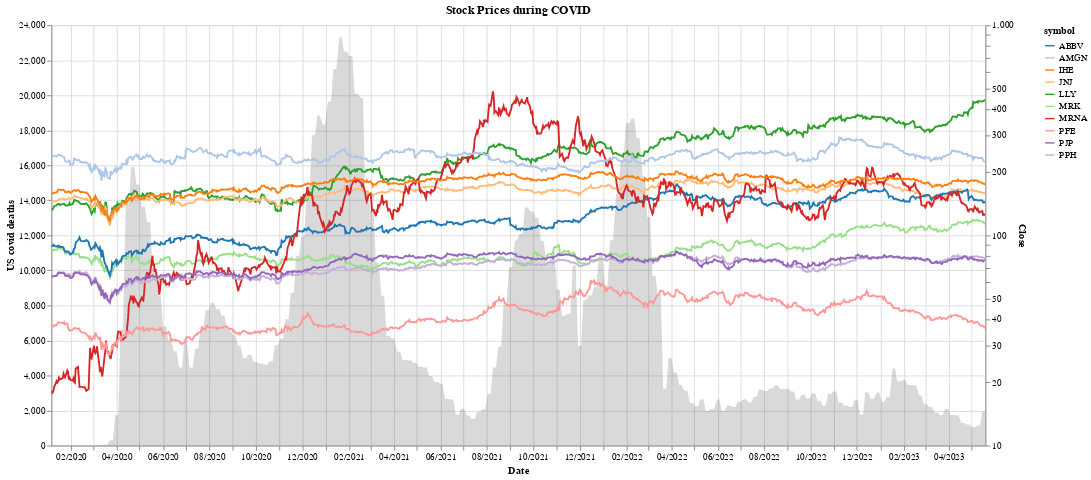

The code cell stored with this chart in its notebook:
### Code cell
stock_lines = None

# loop through each df in covid_dfs. for each one, plot their prices over time
for symbol in tickers:
    # create a line for each symbol with a unique color
    stock_line = alt.Chart(covid_dfs[f"{symbol}_df-covid"]).mark_line().encode(
        x=alt.X('Date:T', axis=alt.Axis(format='%m/%Y')),
        y=alt.Y('Close:Q').scale(type='log'),
        color=alt.Color('symbol:N', scale=alt.Scale(scheme='category20')),
        tooltip=[alt.Tooltip('symbol:N', title='Ticker'), alt.Tooltip('Date:T', title='Date'), alt.Tooltip('Close:Q', title='Closing Price'), alt.Tooltip('US covid deaths:Q', title='US COVID Deaths')]
    ).properties(
        title="Stock Prices during COVID",
        width=1000,
        height=450
    ).transform_calculate(
        symbol=f"'{symbol}'"  # pass the symbol value into the chart
    ).interactive()
    
    # place each new line chart on combined chart
    if stock_lines is None:
        stock_lines = stock_line
    else:
        stock_lines += stock_line

# create area chart for covid deaths (choose random df because they all have the same covid deaths)
covid_deaths_area = alt.Chart(covid_dfs['LLY_df-covid']).mark_area(color='black', opacity=0.15).encode(
    x=alt.X('Date:T', axis=alt.Axis(format='%m/%Y')),
    y=alt.Y('US covid deaths:Q'),
)

final_chart = alt.layer(covid_deaths_area, stock_lines).resolve_scale(y='independent')

final_chart

### Figure 1 — Vega-Lite specification as saved in the notebook (floating-point values rounded to 4 significant figures; data arrays with more than 128 entries replaced by an {"elided": "..."} marker saying what was removed)
{"config": {"view": {"continuousWidth": 300, "continuousHeight": 300}}, "layer": [{"data": {"name": "data-32844f36a24ea9a730c8f6c0e8e0ec06"}, "mark": {"type": "area", "color": "black", "opacity": 0.15}, "encoding": {"x": {"axis": {"format": "%m/%Y"}, "field": "Date", "type": "temporal"}, "y": {"field": "US covid deaths", "type": "quantitative"}}}, {"layer": [{"data": {"name": "data-32844f36a24ea9a730c8f6c0e8e0ec06"}, "mark": {"type": "line"}, "encoding": {"color": {"field": "symbol", "scale": {"scheme": "category20"}, "type": "nominal"}, "tooltip": [{"field": "symbol", "title": "Ticker", "type": "nominal"}, {"field": "Date", "title": "Date", "type": "temporal"}, {"field": "Close", "title": "Closing Price", "type": "quantitative"}, {"field": "US covid deaths", "title": "US COVID Deaths", "type": "quantitative"}], "x": {"axis": {"format": "%m/%Y"}, "field": "Date", "type": "temporal"}, "y": {"field": "Close", "scale": {"type": "log"}, "type": "quantitative"}}, "name": "view_154", "title": "Stock Prices during COVID", "transform": [{"calculate": "'LLY'", "as": "symbol"}]}, {"data": {"name": "data-5eb337d9b16a2e39cbd43cb628e53eb4"}, "mark": {"type": "line"}, "encoding": {"color": {"field": "symbol", "scale": {"scheme": "category20"}, "type": "nominal"}, "tooltip": [{"field": "symbol", "title": "Ticker", "type": "nominal"}, {"field": "Date", "title": "Date", "type": "temporal"}, {"field": "Close", "title": "Closing Price", "type": "quantitative"}, {"field": "US covid deaths", "title": "US COVID Deaths", "type": "quantitative"}], "x": {"axis": {"format": "%m/%Y"}, "field": "Date", "type": "temporal"}, "y": {"field": "Close", "scale": {"type": "log"}, "type": "quantitative"}}, "name": "view_155", "title": "Stock Prices during COVID", "transform": [{"calculate": "'JNJ'", "as": "symbol"}]}, {"data": {"name": "data-2d27058bdd24d1801f4c6b08ff345621"}, "mark": {"type": "line"}, "encoding": {"color": {"field": "symbol", "scale": {"scheme": "category20"}, "type": "nominal"}, "tooltip": [{"field": "symbol", "title": "Ticker", "type": "nominal"}, {"field": "Date", "title": "Date", "type": "temporal"}, {"field": "Close", "title": "Closing Price", "type": "quantitative"}, {"field": "US covid deaths", "title": "US COVID Deaths", "type": "quantitative"}], "x": {"axis": {"format": "%m/%Y"}, "field": "Date", "type": "temporal"}, "y": {"field": "Close", "scale": {"type": "log"}, "type": "quantitative"}}, "name": "view_156", "title": "Stock Prices during COVID", "transform": [{"calculate": "'MRK'", "as": "symbol"}]}, {"data": {"name": "data-10bdf056e25910457f18a639960d3522"}, "mark": {"type": "line"}, "encoding": {"color": {"field": "symbol", "scale": {"scheme": "category20"}, "type": "nominal"}, "tooltip": [{"field": "symbol", "title": "Ticker", "type": "nominal"}, {"field": "Date", "title": "Date", "type": "temporal"}, {"field": "Close", "title": "Closing Price", "type": "quantitative"}, {"field": "US covid deaths", "title": "US COVID Deaths", "type": "quantitative"}], "x": {"axis": {"format": "%m/%Y"}, "field": "Date", "type": "temporal"}, "y": {"field": "Close", "scale": {"type": "log"}, "type": "quantitative"}}, "name": "view_157", "title": "Stock Prices during COVID", "transform": [{"calculate": "'ABBV'", "as": "symbol"}]}, {"data": {"name": "data-012a546baea967873621fd72fb377b43"}, "mark": {"type": "line"}, "encoding": {"color": {"field": "symbol", "scale": {"scheme": "category20"}, "type": "nominal"}, "tooltip": [{"field": "symbol", "title": "Ticker", "type": "nominal"}, {"field": "Date", "title": "Date", "type": "temporal"}, {"field": "Close", "title": "Closing Price", "type": "quantitative"}, {"field": "US covid deaths", "title": "US COVID Deaths", "type": "quantitative"}], "x": {"axis": {"format": "%m/%Y"}, "field": "Date", "type": "temporal"}, "y": {"field": "Close", "scale": {"type": "log"}, "type": "quantitative"}}, "name": "view_158", "title": "Stock Prices during COVID", "transform": [{"calculate": "'MRNA'", "as": "symbol"}]}, {"data": {"name": "data-8d56e457a1ed7792d4d2e6c4daf40319"}, "mark": {"type": "line"}, "encoding": {"color": {"field": "symbol", "scale": {"scheme": "category20"}, "type": "nominal"}, "tooltip": [{"field": "symbol", "title": "Ticker", "type": "nominal"}, {"field": "Date", "title": "Date", "type": "temporal"}, {"field": "Close", "title": "Closing Price", "type": "quantitative"}, {"field": "US covid deaths", "title": "US COVID Deaths", "type": "quantitative"}], "x": {"axis": {"format": "%m/%Y"}, "field": "Date", "type": "temporal"}, "y": {"field": "Close", "scale": {"type": "log"}, "type": "quantitative"}}, "name": "view_159", "title": "Stock Prices during COVID", "transform": [{"calculate": "'PFE'", "as": "symbol"}]}, {"data": {"name": "data-f12ad6bb98321c15473e0b0766219431"}, "mark": {"type": "line"}, "encoding": {"color": {"field": "symbol", "scale": {"scheme": "category20"}, "type": "nominal"}, "tooltip": [{"field": "symbol", "title": "Ticker", "type": "nominal"}, {"field": "Date", "title": "Date", "type": "temporal"}, {"field": "Close", "title": "Closing Price", "type": "quantitative"}, {"field": "US covid deaths", "title": "US COVID Deaths", "type": "quantitative"}], "x": {"axis": {"format": "%m/%Y"}, "field": "Date", "type": "temporal"}, "y": {"field": "Close", "scale": {"type": "log"}, "type": "quantitative"}}, "name": "view_160", "title": "Stock Prices during COVID", "transform": [{"calculate": "'AMGN'", "as": "symbol"}]}, {"data": {"name": "data-5c6c6c05bf4c87d780041d88a943f217"}, "mark": {"type": "line"}, "encoding": {"color": {"field": "symbol", "scale": {"scheme": "category20"}, "type": "nominal"}, "tooltip": [{"field": "symbol", "title": "Ticker", "type": "nominal"}, {"field": "Date", "title": "Date", "type": "temporal"}, {"field": "Close", "title": "Closing Price", "type": "quantitative"}, {"field": "US covid deaths", "title": "US COVID Deaths", "type": "quantitative"}], "x": {"axis": {"format": "%m/%Y"}, "field": "Date", "type": "temporal"}, "y": {"field": "Close", "scale": {"type": "log"}, "type": "quantitative"}}, "name": "view_161", "title": "Stock Prices during COVID", "transform": [{"calculate": "'PPH'", "as": "symbol"}]}, {"data": {"name": "data-f951195cb61b56844909852c6bdf5219"}, "mark": {"type": "line"}, "encoding": {"color": {"field": "symbol", "scale": {"scheme": "category20"}, "type": "nominal"}, "tooltip": [{"field": "symbol", "title": "Ticker", "type": "nominal"}, {"field": "Date", "title": "Date", "type": "temporal"}, {"field": "Close", "title": "Closing Price", "type": "quantitative"}, {"field": "US covid deaths", "title": "US COVID Deaths", "type": "quantitative"}], "x": {"axis": {"format": "%m/%Y"}, "field": "Date", "type": "temporal"}, "y": {"field": "Close", "scale": {"type": "log"}, "type": "quantitative"}}, "name": "view_162", "title": "Stock Prices during COVID", "transform": [{"calculate": "'IHE'", "as": "symbol"}]}, {"data": {"name": "data-4e06d0d866aabc6c53858f0497b15a97"}, "mark": {"type": "line"}, "encoding": {"color": {"field": "symbol", "scale": {"scheme": "category20"}, "type": "nominal"}, "tooltip": [{"field": "symbol", "title": "Ticker", "type": "nominal"}, {"field": "Date", "title": "Date", "type": "temporal"}, {"field": "Close", "title": "Closing Price", "type": "quantitative"}, {"field": "US covid deaths", "title": "US COVID Deaths", "type": "quantitative"}], "x": {"axis": {"format": "%m/%Y"}, "field": "Date", "type": "temporal"}, "y": {"field": "Close", "scale": {"type": "log"}, "type": "quantitative"}}, "name": "view_163", "title": "Stock Prices during COVID", "transform": [{"calculate": "'PJP'", "as": "symbol"}]}]}], "height": 450, "params": [{"name": "param_154", "select": {"type": "interval", "encodings": ["x", "y"]}, "bind": "scales", "views": ["view_154"]}, {"name": "param_155", "select": {"type": "interval", "encodings": ["x", "y"]}, "bind": "scales", "views": ["view_155"]}, {"name": "param_156", "select": {"type": "interval", "encodings": ["x", "y"]}, "bind": "scales", "views": ["view_156"]}, {"name": "param_157", "select": {"type": "interval", "encodings": ["x", "y"]}, "bind": "scales", "views": ["view_157"]}, {"name": "param_158", "select": {"type": "interval", "encodings": ["x", "y"]}, "bind": "scales", "views": ["view_158"]}, {"name": "param_159", "select": {"type": "interval", "encodings": ["x", "y"]}, "bind": "scales", "views": ["view_159"]}, {"name": "param_160", "select": {"type": "interval", "encodings": ["x", "y"]}, "bind": "scales", "views": ["view_160"]}, {"name": "param_161", "select": {"type": "interval", "encodings": ["x", "y"]}, "bind": "scales", "views": ["view_161"]}, {"name": "param_162", "select": {"type": "interval", "encodings": ["x", "y"]}, "bind": "scales", "views": ["view_162"]}, {"name": "param_163", "select": {"type": "interval", "encodings": ["x", "y"]}, "bind": "scales", "views": ["view_163"]}], "resolve": {"scale": {"y": "independent"}}, "width": 1000, "$schema": "https://vega.github.io/schema/vega-lite/v5.8.0.json", "datasets": {"data-32844f36a24ea9a730c8f6c0e8e0ec06": {"elided": "850 records"}, "data-5eb337d9b16a2e39cbd43cb628e53eb4": {"elided": "850 records"}, "data-2d27058bdd24d1801f4c6b08ff345621": {"elided": "850 records"}, "data-10bdf056e25910457f18a639960d3522": {"elided": "850 records"}, "data-012a546baea967873621fd72fb377b43": {"elided": "850 records"}, "data-8d56e457a1ed7792d4d2e6c4daf40319": {"elided": "850 records"}, "data-f12ad6bb98321c15473e0b0766219431": {"elided": "850 records"}, "data-5c6c6c05bf4c87d780041d88a943f217": {"elided": "850 records"}, "data-f951195cb61b56844909852c6bdf5219": {"elided": "850 records"}, "data-4e06d0d866aabc6c53858f0497b15a97": {"elided": "850 records"}}}
